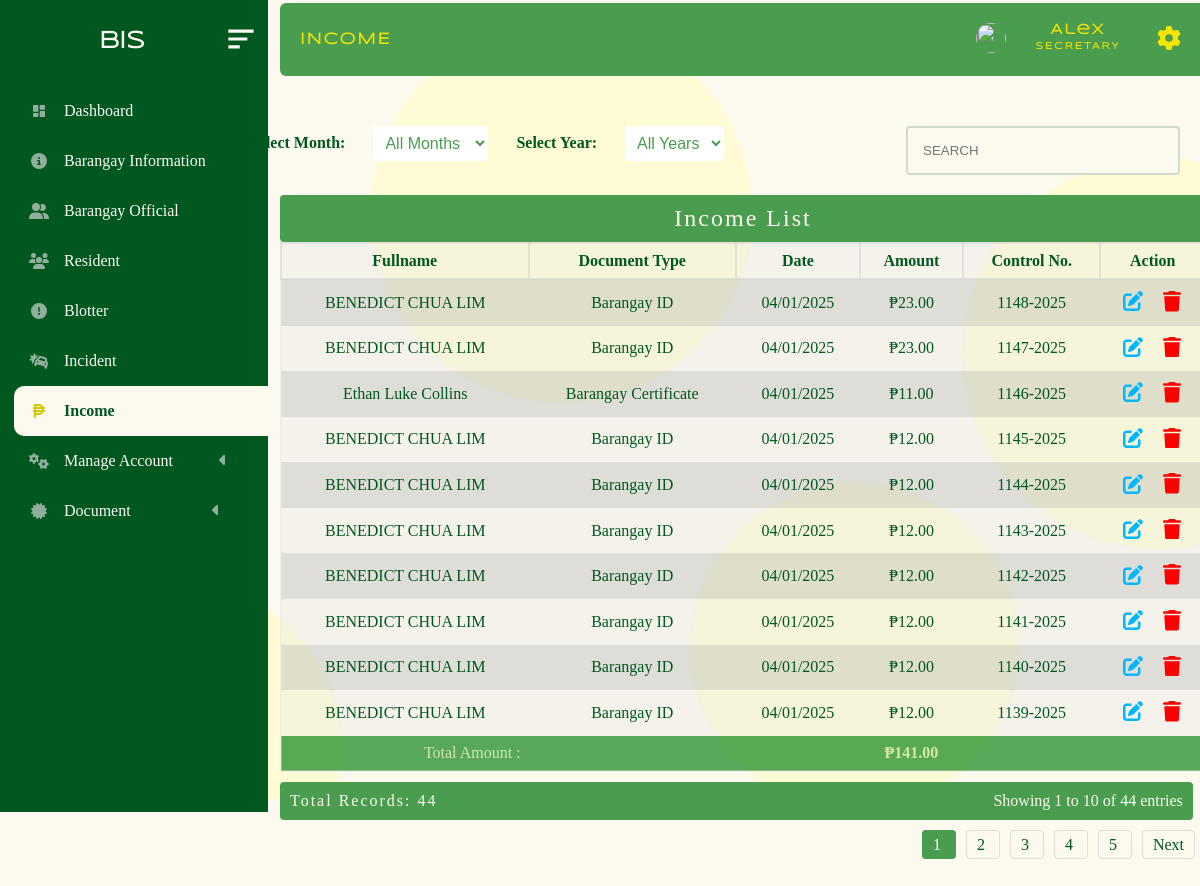
The app's page /administrator/admin_panel/revenue.php (signed in) with its own data.
### tables this page shows
CREATE TABLE `barangay_revenue` (
  `date_issue` date NOT NULL,
  `expired_date` date NOT NULL,
  `document_amount` float NOT NULL,
  `firstname` varchar(200) NOT NULL,
  `middlename` varchar(200) NOT NULL,
  `lastname` varchar(200) NOT NULL,
  `document_type` varchar(200) NOT NULL,
  `user_id` bigint(20) NOT NULL,
  `OR_no` bigint(11) NOT NULL
);

### administrator/admin_panel/revenue/revenue_table.php (the view, shortened to what this page needs)
<!DOCTYPE html>
<html lang="en">
<head>
    <link rel="stylesheet" href="/BIS/administrator/admin_panel/revenue/table_rev.css">
</head>
<body>
<input type="text" id="live_search" placeholder="SEARCH">
<form method="GET" action="" class = "form">
    <label for="month">Select Month:</label>
    <select name="month" id="month" onchange="this.form.submit()">
        <option value="">All Months</option>
    </select>
    <label for="year">Select Year:</label>
    <select name="year" id="year" onchange="this.form.submit()">
        <option value="">All Years</option>
    </select>
</form>
<?php
require("../../database/conn_db.php");
$month = isset($_GET['month']) ? $_GET['month'] : '';
$year = isset($_GET['year']) ? $_GET['year'] : '';
$page = isset($_GET['page']) ? max(1, (int)$_GET['page']) : 1;
$limit = isset($_GET['limit']) ? max(1, (int)$_GET['limit']) : 10;
$offset = ($page - 1) * $limit;
$countQuery = "SELECT COUNT(*) AS total FROM barangay_revenue WHERE 1";
$countResult = $conn->query($countQuery);
$totalRows = $countResult->fetch_assoc()['total'];
$totalPages = max(1, ceil($totalRows / $limit));
$startRow = ($page - 1) * $limit + 1;
$endRow = min($page * $limit, $totalRows);
$sql = "SELECT * FROM barangay_revenue WHERE 1";
$sql .= " ORDER BY OR_no DESC LIMIT $limit OFFSET $offset";
$result = $conn->query($sql);
if ($result->num_rows > 0) { ?>
<div id="searchresult">
    <table>
        <caption>Income List</caption>
        <tr>
            <th>Fullname</th>
            <th>Document Type</th>
            <th>Date</th>
            <th>Amount</th>
            <th>Control No.</th>
            <th>Action</th>
        </tr>
        <?php
        $total_amount = 0;
        while ($row = $result->fetch_assoc()) {
            $OR_no = $row['OR_no'];
            $firstname = $row["firstname"];
            $lastname = $row["lastname"];
            $middlename = $row["middlename"];
            $amount = $row["document_amount"];
            $request_document = $row["document_type"];
            $date_issue = date("Y-m-d");
            $total_amount += $amount;
        ?>
        <tr class="table_hover">
            <td><?php echo $firstname . " " . $middlename . " " . $lastname; ?></td>
            <td><?php echo $request_document; ?></td>
            <td><?php echo date('m/d/Y', strtotime($date_issue)); ?></td>
            <td><?php echo "₱" . number_format($amount, 2); ?></td>
            <td><?php echo $OR_no . "-" . date("Y"); ?></td>
            <td>
            <div id="form_up_del_official">
                    <button id="barangay_cert" class="edit_revenue" data-id="<?php echo $row["OR_no"]; ?>"></button>
                    <button id="delete_official_btn" class="delete_btn_revenue" data-id="<?php echo $row["OR_no"]; ?>"></button>
                </div>
            </td>
        </tr>
        <?php } ?>
        <tfoot style="background-color:rgba(4, 129, 12, 0.65); color:rgba(255, 251, 199, 0.75);">
            <tr>
                <td colspan="0" style="text-align: right;">Total Amount :</td>
                <td></td>
                <td></td>
                <td colspan="0" style="font-weight: bold;">₱<?php echo number_format($total_amount, 2); ?></td>
                <td></td>
                <td></td>
            </tr>
        </tfoot>
    </table>
    <div class="table-footer">
        <div class="total-count">Total Records: <?php echo $totalRows; ?></div>
        <div class="pagination-info">
            Showing <?php echo $startRow; ?> to <?php echo $endRow; ?> of <?php echo $totalRows; ?> entries
        </div>
    </div>
    <div class="pagination">
        <?php for ($i = 1; $i <= $totalPages; $i++): ?>
            <a href="?page=<?php echo $i; ?>&limit=<?php echo $limit; ?>&month=<?php echo $month; ?>&year=<?php echo $year; ?>" class="<?php echo $i == $page ? 'active' : ''; ?>">
                <?php echo $i; ?>
            </a>
        <?php endfor; ?>
        <?php if ($page < $totalPages): ?>
            <a href="?page=<?php echo $page + 1; ?>&limit=<?php echo $limit; ?>&month=<?php echo $month; ?>&year=<?php echo $year; ?>">Next</a>
        <?php endif; ?>
    </div>
</div>
<?php }
?>
        <?php include('edit.php')?>
<footer style = "height:100px;">
</footer>
</body>
</html>

### administrator/admin_panel/style.css/mian.stylecss.css (style rules this page uses)
* { margin: 0px; padding: 0px; box-sizing: content-box; list-style-type: none ; }
html { scroll-behavior: smooth; }
:root { --bg-color: #FCFAEE; --2nd-bg-color:#4A9D4f; --sub-bg-color: #005720 ; --1st-text-color: #005720 ; --2nd-text-color: rgb(53, 53, 53); --3rd-text-color: #FCFAEE; --btn-color: #F5E402; --other-color :rgb(0, 183, 255); }
body { background-color: var(--bg-color); position: relative; min-height: 100%; width: 100%; overflow: scroll; overflow-x: hidden; }

### administrator/admin_panel/style.css/style_revenue.css (style rules this page uses)
* { margin: 0px; padding: 0px; box-sizing: content-box; list-style-type: none ; }
:root { --bg-color: #FCFAEE; --2nd-bg-color:#4A9D4f; --sub-bg-color: #005720 ; --1st-text-color: #005720 ; --2nd-text-color: rgb(53, 53, 53); --3rd-text-color: #FCFAEE; --btn-color: #d4b62f; --other-color :rgb(0, 183, 255); }
body { background-color: var(--bg-color); background-repeat: no-repeat; background-size: cover; }
table { border: 2px solid rgba(228, 228, 228, 0.39); margin-left: 40px; margin-top: 20px; background-color: rgba(226, 226, 226, 0.322); width: 77vw; border-collapse: collapse; transition: all 0.5s ease; border-radius:4px; font-family: "sub_text"; color: var(--1st-text-color); }
table td { padding: 5px; text-align: center; }
table th { border: 2px solid rgba(226, 226, 226, 0.562); padding: 12px; }
table tr:nth-child(even) { background-color: #a7a5a548; }
caption { font-size: 2vw; letter-spacing: 2px; background-color: var(--2nd-bg-color); padding-bottom: 10px; padding-top: 10px; color: var(--bg-color); border-radius: 4px; }
.pagination { margin: 20px 0; float: right; margin-right: 20px; padding-bottom: 60px; }
.pagination a { margin: 0 5px; padding: 5px 10px; text-decoration: none; color: var(--1st-text-color); border: 1px solid #ddd; border-radius: 4px; }
.pagination a.active { background-color: var(--2nd-bg-color); color: white; border: 1px solid var(--2nd-bg-color); }
#form_up_del_official { display: flex; justify-content:space-evenly ; align-items: center; }
#barangay_cert { color: var(--bg-color); cursor: pointer; padding: 3px 5px 3px 5px; background-color: transparent; border-radius: 4px; font-size: 0.9rem; outline: none; border: none; }
#barangay_cert svg { width: 20px; fill: var(--other-color); }
#delete_official_btn { color: var(--bg-color); cursor: pointer; padding: 3px 5px 3px 5px; background-color: transparent; border-radius: 4px; border: 1px solid rgb(197, 197, 197); outline: none; border: none; font-size: 0.9rem; }
#delete_official_btn svg { width: 18px; fill: red; }
#live_search { float: right; width: 20vw; margin-right: -25px; margin-top: 30px; padding: 15px; background-color: var(--bg-color); border: #91ad9b67 2px solid; border-radius: 4px; color:var(--1st-text-color); outline: none; }
* { margin: 0px; padding: 0px; box-sizing: content-box; }
html { scroll-behavior: smooth; }
:root { --bg-color:#FCFAEE; --2nd-bg-color:#4A9D4f; --sub-bg-color: #005720 ; --1st-text-color: #005720 ; --2nd-text-color: rgb(53, 53, 53); --3rd-text-color: #FCFAEE; --btn-color: #F5E402; --other-color :rgb(0, 183, 255); }
body::before { opacity: 10%; }
body { background-image: url("../asset/image/background/admin_bg/circle-scatter-haikei (1).png"); background-repeat: no-repeat; background-size: cover; overflow-x: hidden; }
@media only screen and (min-width: 320px ) { body { background-image: url("../asset/image/background/admin_bg/circle-scatter-haikei (1).png"); background-repeat: repeat; background-size: cover; overflow-x: hidden; } }
@media only screen and (min-width: 481px ) { body { background-image: url("../asset/image/background/admin_bg/circle-scatter-haikei (1).png"); background-repeat: repeat; background-size: cover; overflow-x: hidden; } }
@media only screen and (min-width: 601px ) { body { background-image: url("../asset/image/background/admin_bg/circle-scatter-haikei (1).png"); background-repeat: repeat; background-size: cover; overflow-x: hidden; } }
@media only screen and (min-width: 769px ) { body { background-image: url("../asset/image/background/admin_bg/circle-scatter-haikei (1).png"); background-repeat: repeat; background-size: cover; overflow-x: hidden; } }

### administrator/admin_panel/user_register_folder/user_register.css (style rules this page uses)
* { margin: 0px; padding: 0px; box-sizing: content-box; list-style-type: none ; }
html { scroll-behavior: smooth; }
:root { --bg-color:#FCFAEE; --2nd-bg-color:#4A9D4f; --sub-bg-color: #005720 ; --1st-text-color: #005720 ; --2nd-text-color: rgb(53, 53, 53); --3rd-text-color: #FCFAEE; --btn-color: #F5E402; --other-color :rgb(0, 183, 255); }

### records on screen
barangay_revenue: firstname "BENEDICT", middlename "CHUA", lastname "LIM", document_type "Barangay ID", date_issue "04/01/2025", document_amount "23.00", OR_no "1148"
barangay_revenue: firstname "BENEDICT", middlename "CHUA", lastname "LIM", document_type "Barangay ID", date_issue "04/01/2025", document_amount "23.00", OR_no "1147"
barangay_revenue: firstname "Ethan", middlename "Luke", lastname "Collins", document_type "Barangay Certificate", date_issue "04/01/2025", document_amount "11.00", OR_no "1146"
barangay_revenue: firstname "BENEDICT", middlename "CHUA", lastname "LIM", document_type "Barangay ID", date_issue "04/01/2025", document_amount "12.00", OR_no "1145"
barangay_revenue: firstname "BENEDICT", middlename "CHUA", lastname "LIM", document_type "Barangay ID", date_issue "04/01/2025", document_amount "12.00", OR_no "1144"
barangay_revenue: firstname "BENEDICT", middlename "CHUA", lastname "LIM", document_type "Barangay ID", date_issue "04/01/2025", document_amount "12.00", OR_no "1143"
barangay_revenue: firstname "BENEDICT", middlename "CHUA", lastname "LIM", document_type "Barangay ID", date_issue "04/01/2025", document_amount "12.00", OR_no "1142"
barangay_revenue: firstname "BENEDICT", middlename "CHUA", lastname "LIM", document_type "Barangay ID", date_issue "04/01/2025", document_amount "12.00", OR_no "1141"
barangay_revenue: firstname "BENEDICT", middlename "CHUA", lastname "LIM", document_type "Barangay ID", date_issue "04/01/2025", document_amount "12.00", OR_no "1140"
barangay_revenue: firstname "BENEDICT", middlename "CHUA", lastname "LIM", document_type "Barangay ID", date_issue "04/01/2025", document_amount "12.00", OR_no "1139"

### other values on screen
$total_amount "141.00"
$totalRows "44"
$startRow "1"
$endRow "10"
